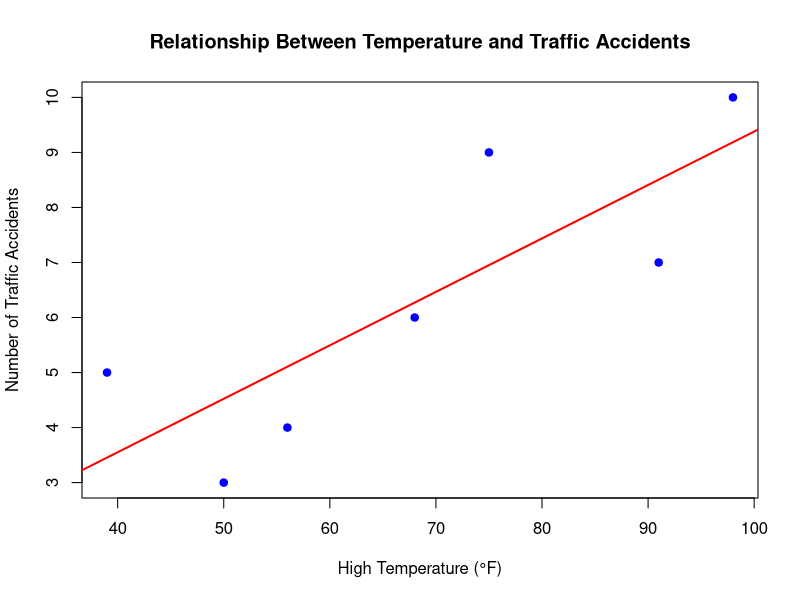

The R script that drew this image:
# Define data
temperature <- c(91, 56, 75, 68, 50, 39, 98)
accidents <- c(7, 4, 9, 6, 3, 5, 10)

# Fit the linear regression model
model <- lm(accidents ~ temperature)

# Summary of the model
summary(model)

# Plot the data points
plot(temperature, accidents, pch = 19, col = "blue",
     xlab = "High Temperature (°F)",
     ylab = "Number of Traffic Accidents",
     main = "Relationship Between Temperature and Traffic Accidents")

# Add the regression line
abline(model, col = "red", lwd = 2)

